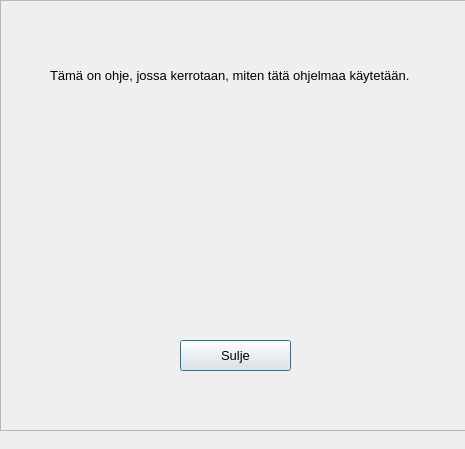
<?xml version="1.0" encoding="UTF-8"?>
<ui version="4.0">
 <class>Dialog</class>
 <widget class="QDialog" name="Dialog">
  <property name="geometry">
   <rect>
    <x>0</x>
    <y>0</y>
    <width>465</width>
    <height>449</height>
   </rect>
  </property>
  <property name="windowTitle">
   <string>Dialog</string>
  </property>
  <widget class="QPushButton" name="closePushButton">
   <property name="geometry">
    <rect>
     <x>180</x>
     <y>340</y>
     <width>111</width>
     <height>31</height>
    </rect>
   </property>
   <property name="font">
    <font>
     <pointsize>10</pointsize>
    </font>
   </property>
   <property name="text">
    <string>Sulje</string>
   </property>
  </widget>
  <widget class="QFrame" name="frame">
   <property name="geometry">
    <rect>
     <x>0</x>
     <y>0</y>
     <width>471</width>
     <height>431</height>
    </rect>
   </property>
   <property name="styleSheet">
    <string notr="true">background-image: url(:/newPrefix/kuntoilutaustapieni.png);</string>
   </property>
   <property name="frameShape">
    <enum>QFrame::StyledPanel</enum>
   </property>
   <property name="frameShadow">
    <enum>QFrame::Raised</enum>
   </property>
  </widget>
  <widget class="QLabel" name="label">
   <property name="geometry">
    <rect>
     <x>50</x>
     <y>50</y>
     <width>371</width>
     <height>51</height>
    </rect>
   </property>
   <property name="font">
    <font>
     <pointsize>10</pointsize>
    </font>
   </property>
   <property name="text">
    <string>Tämä on ohje, jossa kerrotaan, miten tätä ohjelmaa käytetään.</string>
   </property>
  </widget>
  <zorder>frame</zorder>
  <zorder>closePushButton</zorder>
  <zorder>label</zorder>
 </widget>
 <resources>
  <include location="pictures.qrc"/>
 </resources>
 <connections/>
</ui>
